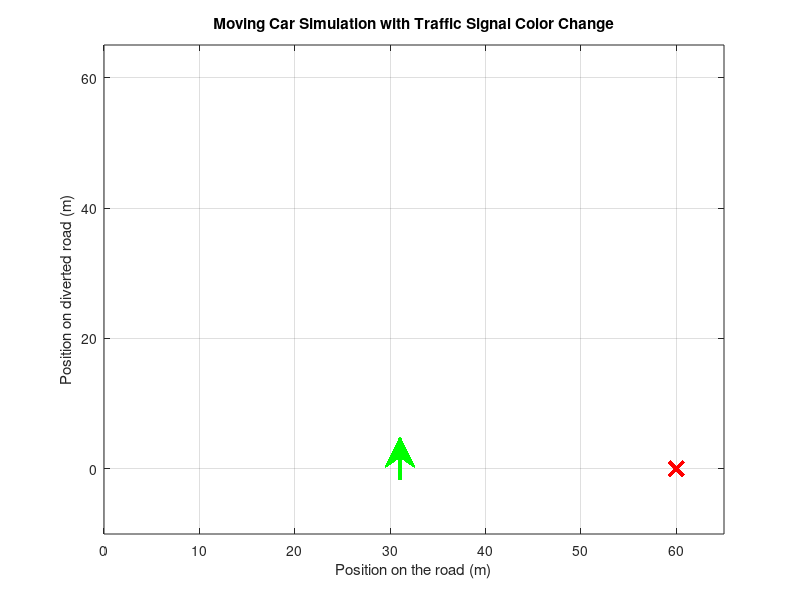

Here is the MATLAB script that generated this plot:
% V2X MATLAB Project - Moving Car Simulation with Traffic Signal Color Change

% Simulation parameters
road_length = 65;           % Total road length
car_speed = 10;             % Car speed (in meters per second)
obstruction_position = 60;  % Position of the obstruction
total_time = 1.5 * road_length / car_speed; % Total simulation time (in seconds) with an additional second
time_step = 0.1;            % Time step for simulation (in seconds)
car_position = 0;           % Initial position of the car
signal_position = 30;       % Position of the traffic signal
range = 4;                  % Range of detection

% Create the figure
figure_handle = figure;

% Initialize traffic signal color and car color
signal_color = 'green';
car_color = 'blue';

% Flags to check if obstruction is detected and if the second car should start
obstruction_detected = false;
second_car_started = false;
second_car_stopped_message_displayed = false; % Flag to track message display

% Initialize the second car
second_car_position_x = 0;
second_car_position_y = 0;
second_car_color = 'yellow'; % Color of the second car
second_car_speed_x = 10;     % Speed of the second car in x-axis
second_car_speed_y = 10;      % Speed of the second car in y-axis

% Simulation loop
for t = 1:round(total_time / time_step)
    % Update car position
    car_position = min(car_position + car_speed * time_step, road_length);
    
    % Check if the car is within range of the obstruction
    if abs(car_position - obstruction_position) <= range && ~obstruction_detected
        disp('Obstruction detected! First Car stops.');
        car_speed = 0; % Car stops
        signal_color = 'red'; % Change traffic signal color to red
        obstruction_detected = true; % Set the flag to true
        second_car_started = true; % Start the second car
    elseif car_position >= signal_position - range && car_position < signal_position && ~strcmp(signal_color, 'green')
        disp('Signal is not green! First Car stops.');
        car_speed = 0; % Car stops
    elseif obstruction_detected
        disp('Signal: Divert'); % Display diversion message
    else
        disp(['Signal: ' signal_color]); % Display signal color when obstruction is not detected
    end
    
    % Update second car position if it has started
    if second_car_started
        if signal_color == "red" && abs(second_car_position_x - signal_position) <= range && ~second_car_stopped_message_displayed
            % Second car detects red signal and stops moving in x-axis
            disp('Second car stops at the red signal.');
            second_car_stopped_message_displayed = true; % Set the flag to true
            second_car_speed_x = 0; % Second car stops in x-axis
        end
        
        % Move the second car in x-axis if it hasn't stopped
        if second_car_speed_x > 0
            second_car_position_x = min(second_car_position_x + second_car_speed_x * time_step, road_length);
        end
        
        % Move the second car in y-axis if it has stopped in x-axis
        if second_car_speed_x == 0
            second_car_position_y = min(second_car_position_y + second_car_speed_y * time_step, signal_position);
        end
    end
    
    % Check if the car has reached the end of the road
    if car_position >= road_length && ~second_car_started
        disp('End of road reached. Simulation terminated.');
        break;
    elseif car_position >= road_length + 1 && second_car_started
        disp('Simulation ended 1 second after the second car has stopped.');
        break;
    end
    
    % Plot results dynamically
    plot(car_position, 0, 'o', 'MarkerSize', 10, 'MarkerFaceColor', car_color); % Car
    hold on;
    
    % Plot signal and obstruction markers
    plot(signal_position, 0, 'o', 'MarkerSize', 10, 'MarkerFaceColor', signal_color); % Traffic Signal
    plot(obstruction_position, 0, 'xr', 'MarkerSize', 10, 'LineWidth', 2); % Obstruction
    
    % Plot second car if it has started
    if second_car_started
        plot(second_car_position_x, second_car_position_y, 'o', 'MarkerSize', 10, 'MarkerFaceColor', second_car_color); % Second Car
    end
    
    % Add green arrow annotation when the signal turns red
    if strcmp(signal_color, 'red') && ~second_car_stopped_message_displayed
        annotation('arrow', [0.5, 0.5], [0.2,0.27], 'Color', 'green', 'LineWidth', 2, 'HeadWidth', 15, 'HeadLength', 15);
    end
    
    % Adjust axis limits
    xlim([0 road_length]);
    ylim([-10, road_length]);
    
    xlabel('Position on the road (m)'); % Label for the x-axis
    ylabel('Position on diverted road (m)'); % Label for the y-axis
    
    title('Moving Car Simulation with Traffic Signal Color Change');
    
    
    grid on;
    
    drawnow; % Update the figure
    
    % Pause to control the animation speed
    pause(time_step);
    
    % Clear previous car and signal markers
    if t > 1
        delete(findobj(gca, 'Type', 'line', 'Marker', 'o'));
    end
end
